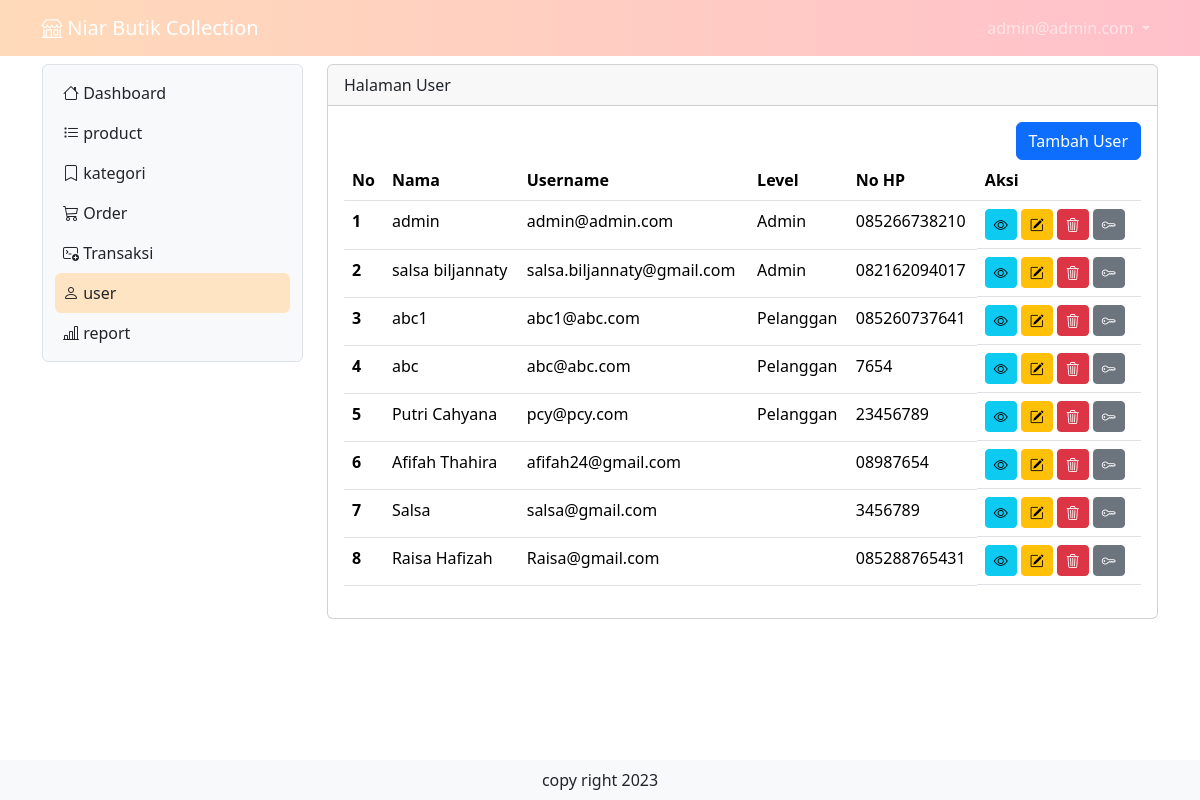
The page /user (signed in) on the database its author committed.
### tables this page shows
CREATE TABLE IF NOT EXISTS `tb_user` (
  `id` int(11) NOT NULL AUTO_INCREMENT,
  `nama` varchar(200) DEFAULT NULL,
  `username` varchar(200) DEFAULT NULL,
  `password` varchar(200) DEFAULT NULL,
  `level` int(1) DEFAULT NULL,
  `nohp` varchar(15) DEFAULT NULL,
  `alamat` varchar(300) DEFAULT NULL,
  PRIMARY KEY (`id`)
);

### user.php (the view, shortened to what this page needs)
<?php
include "proses/connect.php";
$query = mysqli_query($conn, "SELECT * FROM tb_user");
while ($record = mysqli_fetch_array($query)) {
    $result[] = $record;
}
?>
<div class="col-lg-9 mt-2">
    <div class="card">
        <div class="card-header">
            Halaman User
        </div>
        <div class="card-body">
            <div class="row">
                <div class="col d-flex justify-content-end">
                    <button class="btn btn-primary" data-bs-toggle="modal" data-bs-target="#ModalTambahUser">Tambah
                        User</button>
                </div>
            </div>
                <?php
            if (empty($result)) {
                echo "Data user tidak ada";
            } else {
                ?>
                <div class="table-responsive">
                    <table class="table table-hover">
                        <thead>
                            <tr>
                                <th scope="col">No</th>
                                <th scope="col">Nama</th>
                                <th scope="col">Username</th>
                                <th scope="col">Level</th>
                                <th scope="col">No HP</th>
                                <th scope="col">Aksi</th>
                            </tr>
                        </thead>
                        <tbody>
                            <?php
                            $no = 1;
                            foreach ($result as $row) {
                                ?>
                                <tr>
                                    <th scope="row">
                                        <?php echo $no++ ?>
                                    </th>
                                    <td>
                                        <?php echo $row['nama'] ?>
                                    </td>
                                    <td>
                                        <?php echo $row['username'] ?>
                                    </td>
                                    <td>
                                        <?php
                                        if ($row['level'] == 1) {
                                            echo "Admin";
                                        } elseif ($row['level'] == 2) {
                                            echo "Pelanggan";
                                        }
                                        ?>
                                    </td>
                                    <td>
                                        <?php echo $row['nohp'] ?>
                                    </td>
                                    <td class="d-flex">
                                        <button class="btn btn-info btn-sm me-1" data-bs-toggle="modal"
                                            data-bs-target="#ModalView<?php echo $row['id'] ?>"><i
                                                class="bi bi-eye"></i></button>
                                        <button class="btn btn-warning btn-sm me-1" data-bs-toggle="modal"
                                            data-bs-target="#ModalEdit<?php echo $row['id'] ?>"><i
                                                class="bi bi-pencil-square"></i></button>
                                        <button class="btn btn-danger btn-sm me-1" data-bs-toggle="modal"
                                            data-bs-target="#ModalDelete<?php echo $row['id'] ?>"><i
                                                class="bi bi-trash3"></i></button>
                                        <button class="btn btn-secondary btn-sm me-1" data-bs-toggle="modal"
                                            data-bs-target="#ModalResetPassword<?php echo $row['id'] ?>"><i
                                                class="bi bi-key"></i></button>
                                    </td>
                                </tr>
                                <?php
                            }
                            ?>
                        </tbody>
                    </table>
                </div>
                <?php
            }
            ?>
        </div>
    </div>
</div>

### index.php (shortened to what this page needs)
<?php
if (isset($_GET['x']) && $_GET['x'] == 'home') {
    $page = "home.php";
    include "main.php";
} elseif (isset($_GET['x']) && $_GET['x'] == 'product') {
    $page = "product.php";
    include "main.php";
} elseif (isset($_GET['x']) && $_GET['x'] == 'kategori') {
    $page = "kategori.php";
    include "main.php";
} elseif (isset($_GET['x']) && $_GET['x'] == 'order') {
    $page = "order.php";
    include "main.php";
}elseif (isset($_GET['x']) && $_GET['x'] == 'user') {
    if ($_SESSION['level_projectbutik'] == 1) {
        include "main.php";
    } else {
        $page = "home.php";
        include "main.php";
    }
} elseif (isset($_GET['x']) && $_GET['x'] == 'login') {
    include "login.php";
} elseif (isset($_GET['x']) && $_GET['x'] == 'logout') {
    include "proses/proses_logout.php";
} else {
    $page = "home.php";
    include "main.php";
}
?>

### main.php (shortened to what this page needs)
<?php
include "./proses/connect.php";
$query = mysqli_query($conn, "SELECT * FROM tb_user WHERE username = '$_SESSION[username_projectbutik]'");
$hasil = mysqli_fetch_array($query);
?>
<!doctype html>
<html lang="en">
<head>
    <link href="https://cdn.jsdelivr.net/npm/bootstrap@5.3.2/dist/css/bootstrap.min.css" rel="stylesheet"
>
    <link rel="stylesheet" href="https://cdn.jsdelivr.net/npm/bootstrap-icons@1.11.2/font/bootstrap-icons.min.css">
    <link rel="stylesheet" href="https://cdn.datatables.net/1.13.7/css/jquery.dataTables.css" />
</head>
<body style="height: 300px">
    <?php include "header.php";
    ?>
    <div class="container-lg">
        <div class="row mb-5">
            <?php include "sidebar.php";
            ?>
            <?php
            include $page;
            ?>
        </div>
        <div class="fixed-bottom text-center bg-light py-2">
            copy right 2023
        </div>
    </div>
</body>
</html>

### header.php (shortened to what this page needs)
<nav class="navbar navbar-expand-lg navbar-dark sticky-top" id="grad1">
    <div class="container-lg">
        <a class="navbar-brand" href="."><i class="bi bi-shop"></i> Niar Butik Collection</a>
        <div class="collapse navbar-collapse justify-content-end" id="navbarNavDropdown">
            <ul class="navbar-nav">
                <li class="nav-item dropdown">
                    <a class="nav-link dropdown-toggle" href="#" role="button" data-bs-toggle="dropdown"
                        aria-expanded="false">
                        <?php echo $hasil['username']; ?>
                    </a>
                </li>
            </ul>
        </div>
    </div>
</nav>

### sidebar.php (shortened to what this page needs)
<div class="col-lg-3">
    <nav class="navbar navbar-expand-lg bg-light rounded border mt-2">
        <div class="container-fluid">
            <div class="offcanvas offcanvas-start" tabindex="-1" id="offcanvasNavbar"
                aria-labelledby="offcanvasNavbarLabel" style="width: 250px;">
                <div class="offcanvas-body">
                    <ul class="navbar-nav nav-pills flex-column justify-content-end flex-grow-1">
                        <li class="nav-item">
                            <a class="nav-link ps-2 <?php echo ((isset($_GET['x']) && $_GET['x'] == 'home') || !isset($_GET['x'])) ? 'active-link link-dark' : 'link-dark'; ?>"
                                aria-current="page" href="home"><i class="bi bi-house"></i> Dashboard</a>
                        </li>
                        <li class="nav-item">
                            <a class="nav-link ps-2 <?php echo (isset($_GET['x']) && $_GET['x'] == 'product') ? 'active-link link-dark' : 'link-dark'?>"
                                href="product"><i class="bi bi-list-task"></i>
                                product</a>
                        </li>
                        <li class="nav-item">
                            <a class="nav-link ps-2 <?php echo (isset($_GET['x']) && $_GET['x'] == 'kategori') ? 'active-link link-dark' : 'link-dark'; ?>"
                                href="kategori"><i class="bi bi-bookmark"></i>
                                kategori</a>
                        </li>
                        <li class="nav-item">
                            <a class="nav-link ps-2 <?php echo (isset($_GET['x']) && $_GET['x'] == 'order') ? 'active-link link-dark' : 'link-dark'; ?>"
                                href="order"><i class="bi bi-cart3"></i>
                                Order</a>
                        </li>
                        <li class="nav-item">
                            <a class="nav-link ps-2 <?php echo (isset($_GET['x']) && $_GET['x'] == 'transaksi') ? 'active-link link-dark' : 'link-dark'; ?>"
                                href="transaksi"><i class="bi bi-terminal-plus"></i>
                                Transaksi</a>
                        </li>
                        <?php if($hasil['level'] == 1){ ?>
                        <li class="nav-item">
                            <a class="nav-link ps-2 <?php echo (isset($_GET['x']) && $_GET['x'] == 'user') ? 'active-link link-dark' : 'link-dark'; ?>"
                                href="user"><i class="bi bi-person"></i> user</a>
                        </li>
                        <li class="nav-item">
                            <a class="nav-link ps-2 <?php echo (isset($_GET['x']) && $_GET['x'] == 'report') ? 'active-link link-dark' : 'link-dark'; ?>"
                                href="report"><i class="bi bi-bar-chart-line"></i>
                                report</a>
                        </li>
                        <?php } ?>
                    </ul>
                </div>
            </div>
        </div>
    </nav>
</div>

### header.php (style rules this page uses)
#grad1 { background-color: peachpuff; background-image: linear-gradient(to right, rgba(255,0,0,0), rgb(255,192,203)); }

### sidebar.php (style rules this page uses)
.active-link { background-color: #FFE4C4; }

### rows shown on the page
tb_user: username "admin@admin.com", nama "admin", level "Admin", nohp "085266738210"
tb_user: nama "salsa biljannaty", username "salsa.biljannaty@gmail.com", level "Admin", nohp "082162094017"
tb_user: nama "abc1", username "abc1@abc.com", level "Pelanggan", nohp "085260737641"
tb_user: nama "abc", username "abc@abc.com", level "Pelanggan", nohp "7654"
tb_user: nama "Putri Cahyana", username "pcy@pcy.com", level "Pelanggan", nohp "23456789"
tb_user: nama "Afifah Thahira", username "afifah24@gmail.com", nohp "08987654"
tb_user: nama "Salsa", username "salsa@gmail.com", nohp "3456789"
tb_user: nama "Raisa Hafizah", username "Raisa@gmail.com", nohp "085288765431"
